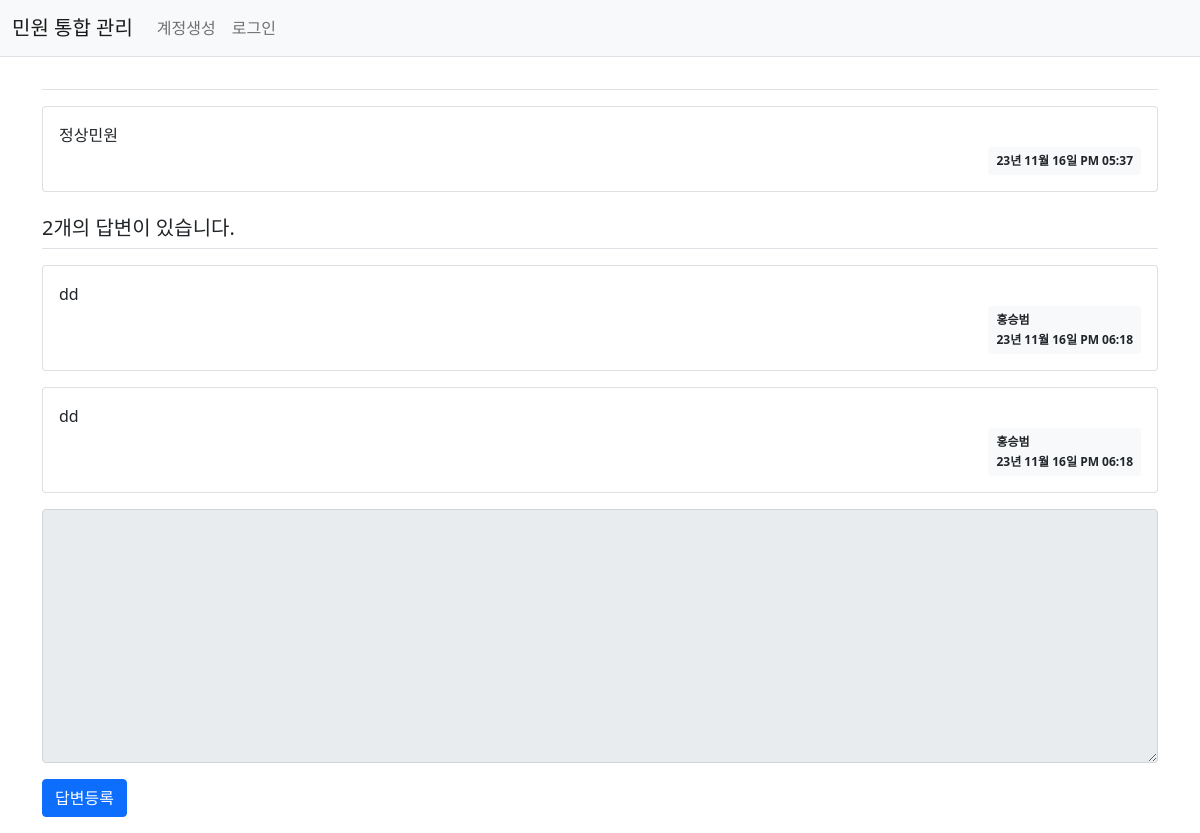
/complaint/detail/2/, run on the app's committed database.
### app/models.py (models this page shows)
class Complaint(db.Model):
    id = db.Column(db.Integer, primary_key=True)
    author = db.Column(db.String(100), nullable=False)
    content = db.Column(db.Text(), nullable=False)
    create_date = db.Column(db.DateTime(), nullable=False)

class Comment(db.Model):
    id = db.Column(db.Integer, primary_key=True)
    complaint_id = db.Column(db.Integer, db.ForeignKey('complaint.id', ondelete='CASCADE'), nullable=False)
    complaint = db.relationship('Complaint', backref=db.backref('comment_set'))
    content = db.Column(db.Text(), nullable=False)
    create_date = db.Column(db.DateTime(), nullable=False)
    user_id = db.Column(db.Integer, db.ForeignKey('user.id', ondelete='CASCADE'), nullable=False)
    user = db.relationship('User', backref=db.backref('comment_set'))

class User(db.Model):
    id = db.Column(db.Integer, primary_key = True)
    username = db.Column(db.String(150), unique = True, nullable = False)
    password = db.Column(db.String(200), nullable = False)
    email = db.Column(db.String(120), unique = True, nullable = False)

### app/views/complaint_views.py (the view)
@bp.route('/detail/<int:complaint_id>/')
def detail(complaint_id):
    complaint = Complaint.query.get_or_404(complaint_id)
    return render_template('complaint/complaint_detail.html', complaint=complaint)

### app/filter.py (called while the page is built)
def format_datetime(value, fmt = '%y년 %m월 %d일 %p %I:%M'):
    return value.strftime(fmt)

### app/views/auth_views.py (called while the page is built)
@bp.before_app_request
def load_logged_in_user():
    user_id = session.get('user_id')
    if user_id is None:
        g.user = None
    else:
        g.user = User.query.get(user_id)

### app/templates/complaint/complaint_detail.html
{% extends 'base.html' %}
{% block content %}
<div class="container my-3">
    <h2 class="border-bottom py-2">{{ complaint.subject }}</h2>
    <div class="card my-3">
        <div class="card-body">
            <div class="card-text" style="white-space: pre-line;">{{ complaint.content }}</div>
            <div class="d-flex justify-content-end">
                <div class="badge bg-light text-dark p-2">
                    {{ complaint.create_date|datetime }}
                </div>
            </div>
        </div>
    </div>
    <h5 class="border-bottom my-3 py-2">{{ complaint.comment_set|length }}개의 답변이 있습니다.</h5>
    {% for comment in complaint.comment_set %}
    <div class="card my-3">
        <div class="card-body">
            <div class="card-text" style="white-space: pre-line;">{{ comment.content }}</div>
            <div class="d-flex justify-content-end">
                <div class="badge bg-light text-dark p-2 text-start">
                    <div class="mb-2">{{ comment.user.username }}</div>
                    <div>{{ comment.create_date|datetime }}</div>
                </div>
            </div>
        </div>
    </div>
    {% endfor %}
    <form action="{{ url_for('comment.create', complaint_id=complaint.id) }}" method="post" class="my-3">
        <div class="mb-3">
            <textarea  {% if not g.user %}disabled{% endif %}
                    name="content" id="content" class="form-control" rows="10"></textarea>
        </div>
        <input type="submit" value="답변등록" class="btn btn-primary">
    </form>
</div>
{% endblock %}

### app/templates/base.html (shortened to what this page needs)
<!doctype html>
<html lang="ko">
<head>
    <link rel="stylesheet" href="{{ url_for('static', filename='bootstrap.min.css') }}">
    <link rel="stylesheet" href="{{ url_for('static', filename='style.css') }}">
</head>
<body>
{% include 'navbar.html' %}
{% block content %}
{% endblock %}
</body>
</html>

### app/templates/navbar.html (shortened to what this page needs)
<nav class="navbar navbar-expand-lg navbar-light bg-light border-bottom">
    <div class="container-fluid">
        <a class="navbar-brand" href="{{ url_for('main.index') }}">민원 통합 관리</a>
        <div class="collapse navbar-collapse" id="navbarSupportedContent">
            {% if g.user %}
            <ul class="navbar-nav">
                <li class="nav-item ">
                    <a class="nav-link" href="{{ url_for('auth.logout') }}">{{ g.user.username }} (로그아웃)</a>
                </li>
            </ul>
            {% else %}
            <ul class="navbar-nav me-auto mb-2 mb-lg-0">
                <li class="nav-item">
                    <a class="nav-link" href="{{ url_for('auth.signup') }}">계정생성</a>
                </li>
                <li class="nav-item">
                    <a class="nav-link" href="{{ url_for('auth.login') }}">로그인</a>
                </li>
            </ul>
            {% endif %}
        </div>
    </div>
</nav>

### data on the page
Complaint: content "정상민원", create_date "23년 11월 16일 PM 05:37"
Comment: content "dd", user.username "홍승범", create_date "23년 11월 16일 PM 06:18"
Comment: content "dd", user.username "홍승범", create_date "23년 11월 16일 PM 06:18"

### other printed values
{{ complaint.comment_set|length }} "2"
